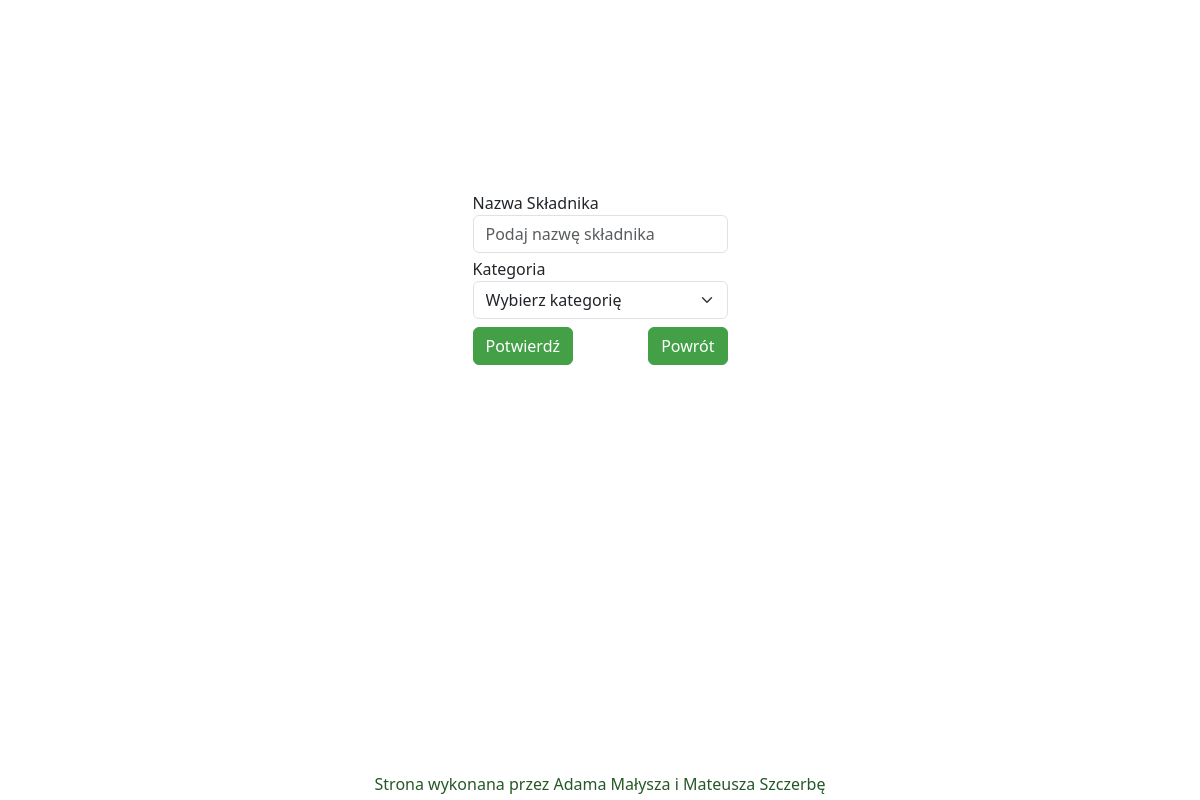
Page /admin/edit/skladnik/4 (signed in) on the earlier database version.
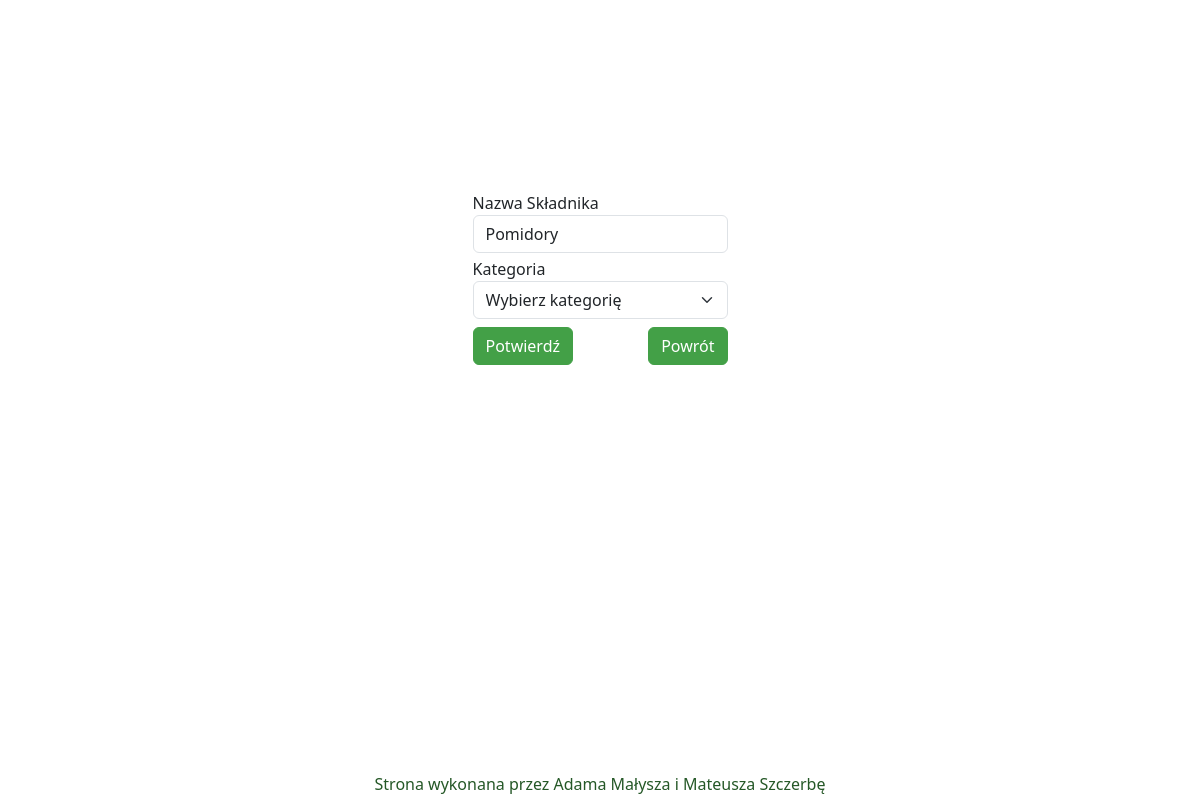
Same page on the later database version.
### website/models.py (models this page shows)
class Ingredient(db.Model):
    id = db.Column(db.Integer, primary_key=True,autoincrement=True)
    name = db.Column(db.String(100))
    category = db.Column(db.Integer)

### website/admin.py (the view, shortened to what this page needs)
@admin.route('/edit/skladnik/<int:id>', methods=['POST', 'GET'])
def edit(id):
    if current_user.is_authenticated:
        skladnik = Ingredient.query.filter_by(id=id).first()
        if request.method == 'POST':
            skladnik.name = request.form.get('name')
            skladnik.category = request.form.get('category')
            db.session.commit()
            flash('Skladnik został edytowany!', category='success')
            return redirect('/admin')
        return render_template('editSkladnik.html', skladnik=skladnik)

### website/Templates/editSkladnik.html (shortened to what this page needs)
{%extends 'base.html' %}
{% block content %}
<div class="container w-25 admin-25">
    <form method="POST">
        <label for="name">Nazwa Składnika</label>
        <input type="text" class="mb-1 form-control" id="name" name="name" placeholder="Podaj nazwę składnika"
            value="{{skladnik.name}}" required="required" />
        <label for="category">Kategoria</label>
        <select class="form-select mb-1 form-control" id="category" name="category" required>
            <option disabled selected value>Wybierz kategorię</option>
        </select>
        <div class="row">
            <div class="col-6">
                <button type="submit" class="mt-1 btn btn-primary">Potwierdź</button>
            </div>
    </form>
    <div class="col-6">
        <a class="mt-1 btn btn-primary btn-return float-end" role="button" href="/admin">Powrót</a>
    </div>
</div>
{% endblock %}

Differences in the rows shown:
added Ingredient: name "Pomidory"
